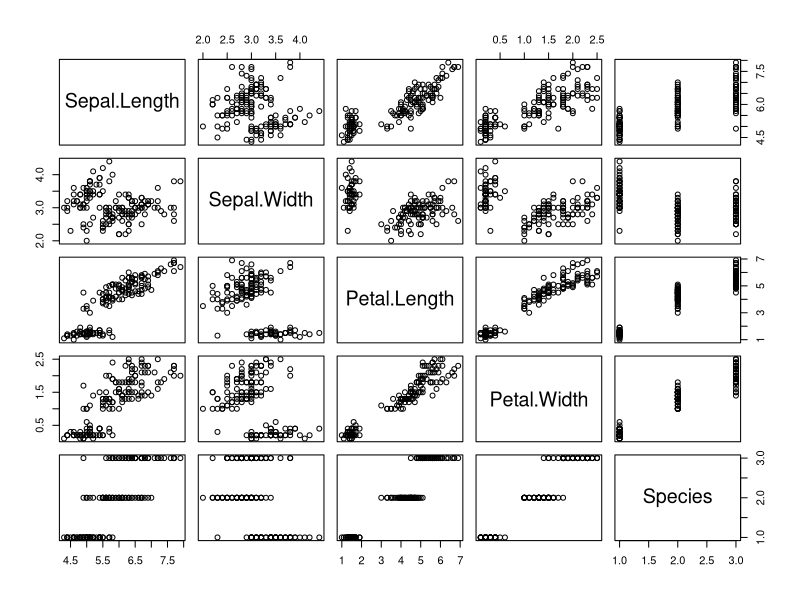
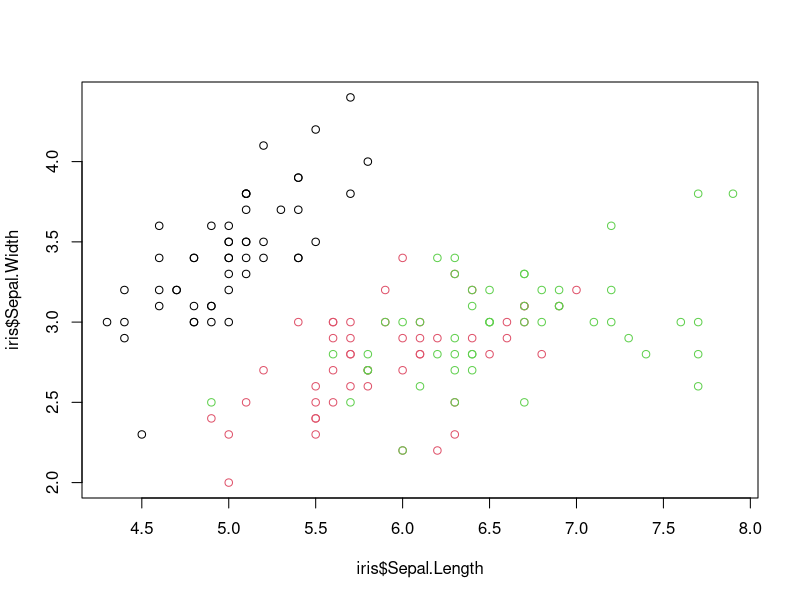
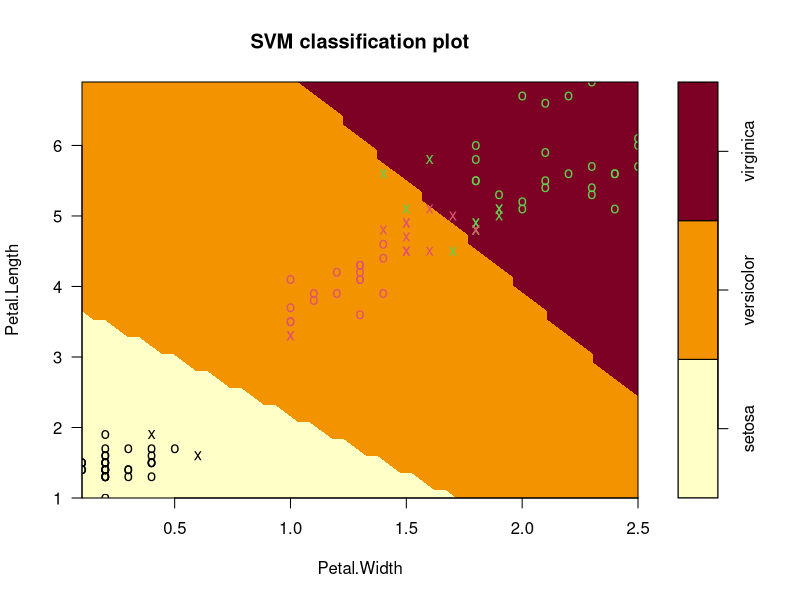
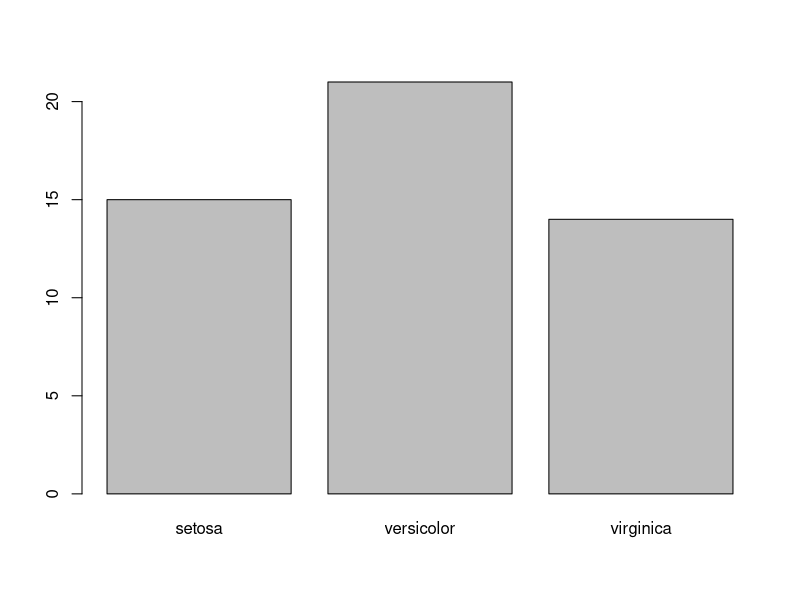

Source code (R) for these figures, in order:
# Load required library
library(e1071)

# Load the iris dataset
data(iris)

# Plot the entire iris dataset
plot(iris)

# Display the first 5 rows of the iris dataset
print(head(iris, 5))

# Scatter plot of Sepal.Length vs. Sepal.Width with colors based on Species
plot(iris$Sepal.Length, iris$Sepal.Width, col = iris$Species)

# Randomly sample 100 rows for training data
s = sample(nrow(iris), 100)

# Select relevant columns for training and testing datasets
col <- c("Petal.Length", "Petal.Width", "Species")
iris_train <- iris[s, col]
iris_test <- iris[-s, col]

# Fit a Support Vector Machine (SVM) model with a linear kernel
svmfit = svm(Species ~ ., data = iris_train, kernel = "linear")

# Display information about the SVM model
print(svmfit)

# Plot the SVM decision boundaries along with the training data
plot(svmfit, iris_train[, col])

# Make predictions on the test data
p = predict(svmfit, iris_test[, col], type = "class")

# Plot the predicted values
plot(p)

# Create a confusion table and display the classification accuracy
table(p, iris_test[, 3])
accuracy <- mean(p == iris_test[, 3])
print(paste("Classification Accuracy:", round(accuracy, 2)))
